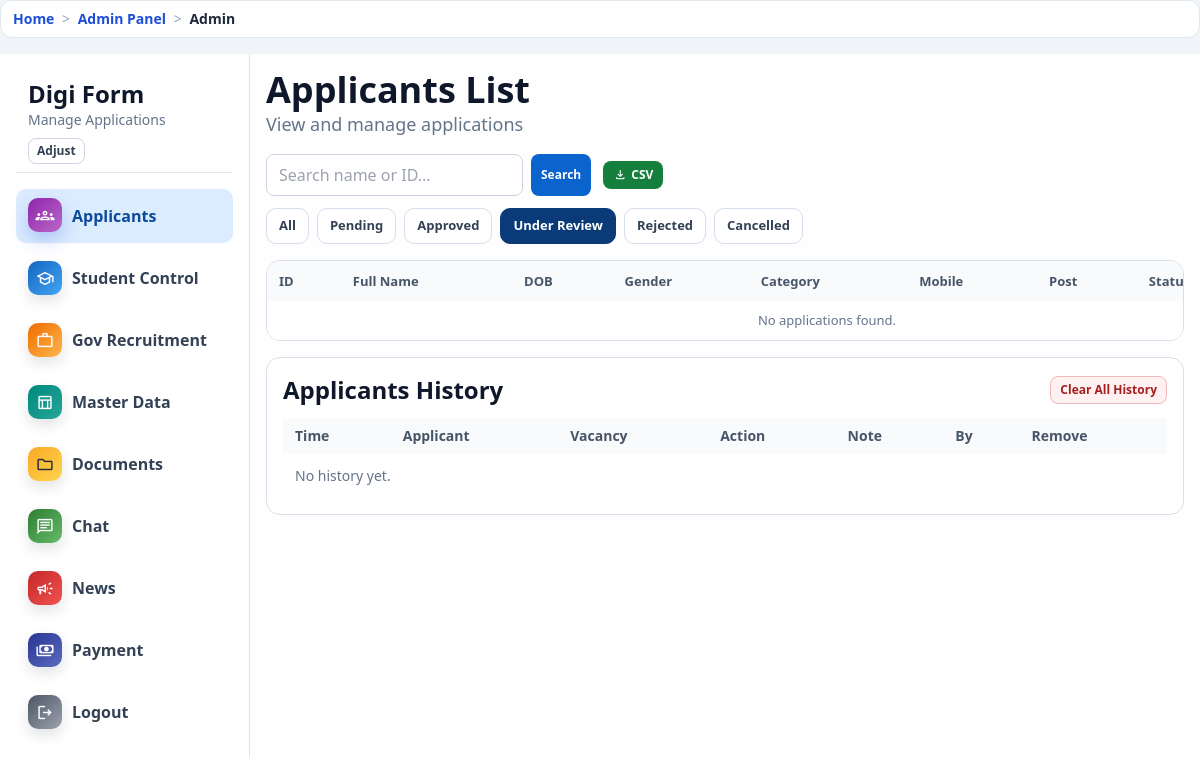
Page /admin-panel/applicants/?status=under_review&q= (signed in) on the earlier database version.
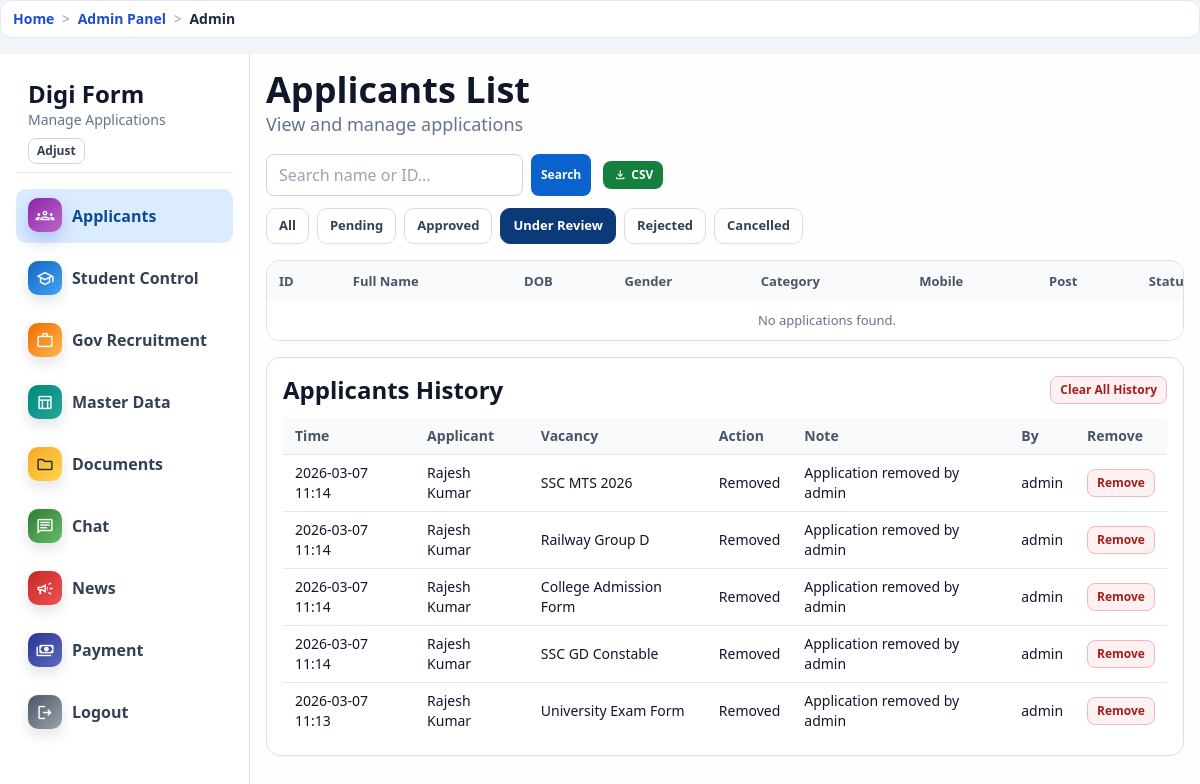
Same page on the later database version.
### accounts/models.py (models this page shows, shortened)
class ApplicationHistory(models.Model):
    ACTION_STATUS = "status_update"
    ACTION_CANCEL = "cancel"
    ACTION_REMOVE = "remove"
    ACTION_CHOICES = [
        (ACTION_STATUS, "Status Update"),
        (ACTION_CANCEL, "Cancelled"),
        (ACTION_REMOVE, "Removed"),
    ]
    application = models.ForeignKey(
        Application, null=True, blank=True, on_delete=models.SET_NULL, related_name="history_entries"
    )
    action = models.CharField(max_length=20, choices=ACTION_CHOICES, default=ACTION_STATUS)
    profile_name = models.CharField(max_length=150, blank=True)
    applicant_username = models.CharField(max_length=150, blank=True)
    vacancy_title = models.CharField(max_length=220, blank=True)
    actor_username = models.CharField(max_length=150, blank=True)
    note = models.CharField(max_length=300, blank=True)
    created_at = models.DateTimeField(auto_now_add=True)
    class Meta:
        ordering = ["-created_at", "-id"]

### core/views.py (the view)
# urls.py: path("admin-panel/applicants/", views.admin_applicants, name="admin_applicants"),
@login_required
def admin_applicants(request):
    if not _can_access_admin(request):
        messages.error(request, "Admin panel access allowed nahi hai.")
        return redirect("dashboard")
    query = request.GET.get("q", "").strip()
    status = request.GET.get("status", "all").strip() or "all"
    applications = _filtered_applications(query, status)
    for app in applications:
        app.document_links = _collect_document_links(app)
    history_rows = list(ApplicationHistory.objects.all()[:120])
    context = {
        "applications": applications,
        "history_rows": history_rows,
        "query": query,
        "status": status,
        "status_choices": [("all", "All")] + list(Application.STATUS_CHOICES),
        "is_admin_user": True,
    }
    return render(request, "portal_main/admin_applicants.html", context)

### core/context_processors.py (called while the page is built)
def _humanize_slug(text):
    value = str(text or "").strip().replace("-", " ").replace("_", " ")
    if value.isdigit():
        return f"#{value}"
    return value.title() if value else "Page"

def breadcrumbs(request):
    path = (getattr(request, "path", "") or "/").split("?", 1)[0]
    if not path.startswith("/"):
        path = f"/{path}"
    crumbs = [{"label": "Home", "url": "/"}]
    if path == "/":
        return {"breadcrumbs": crumbs}
    running = ""
    for part in [p for p in path.strip("/").split("/") if p]:
        running += f"/{part}"
        url = f"{running}/"
        label = _humanize_slug(part)
        try:
            match = resolve(url)
            label = NAME_LABELS.get(match.url_name, label)
        except Resolver404:
            pass
        crumbs.append({"label": label, "url": url})
    deduped = [crumbs[0]]
    for item in crumbs[1:]:
        if item["label"] == deduped[-1]["label"] and item["url"] == deduped[-1]["url"]:
            continue
        deduped.append(item)
    return {"breadcrumbs": deduped}

### core/views.py (called while the page is built)
def _is_admin_user(user):
    return bool(user and (user.is_superuser or user.is_staff))

### templates/portal_main/admin_applicants.html (shortened to what the changed rows need)
{% extends 'base.html' %}
{% block body_class %}min-h-screen bg-slate-100 text-slate-900{% endblock %}
{% block page_container_class %}max-w-[1400px] mx-auto p-0{% endblock %}
{% block content %}
<div id="adminLayout" class="layout">
  <main class="panel">
    <h1 class="text-3xl md:text-4xl font-black">Applicants List</h1>
    <div class="tabs mt-3">
      {% for value, label in status_choices %}
      <a href="{% url 'admin_applicants' %}?status={{ value }}&q={{ query }}" class="tab {% if status == value %}active{% endif %}">{{ label }}</a>
      {% endfor %}
    </div>
    <section class="block mt-4 table-wrap">
      <table class="w-full text-left app-table">
        <thead class="bg-slate-50 text-slate-600 text-sm">
          <tr>
            <th>ID</th>
            <th>Full Name</th>
            <th>DOB</th>
            <th>Gender</th>
            <th>Category</th>
            <th>Mobile</th>
            <th>Post</th>
            <th>Status</th>
          </tr>
        </thead>
      </table>
    </section>
    <section class="block mt-4 p-4">
      <div class="flex flex-wrap items-center justify-between gap-2">
        <h2 class="text-2xl font-black">Applicants History</h2>
      </div>
      <div class="mt-3 table-wrap">
        <table class="w-full text-left text-sm">
          <thead class="bg-slate-50 text-slate-600">
            <tr>
              <th class="px-3 py-2">Time</th>
              <th class="px-3 py-2">Applicant</th>
              <th class="px-3 py-2">Vacancy</th>
              <th class="px-3 py-2">Action</th>
              <th class="px-3 py-2">Note</th>
              <th class="px-3 py-2">By</th>
              <th class="px-3 py-2">Remove</th>
            </tr>
          </thead>
          <tbody>
            {% for h in history_rows %}
            <tr class="border-t border-slate-200" data-history-row="{{ h.id }}">
              <td class="px-3 py-2">{{ h.created_at|date:"Y-m-d H:i" }}</td>
              <td class="px-3 py-2">{{ h.profile_name|default:h.applicant_username }}</td>
              <td class="px-3 py-2">{{ h.vacancy_title }}</td>
              <td class="px-3 py-2">{{ h.get_action_display }}</td>
              <td class="px-3 py-2">{{ h.note }}</td>
              <td class="px-3 py-2">{{ h.actor_username }}</td>
              <td class="px-3 py-2">
                <form method="post" action="{% url 'admin_remove_history_entry' h.id %}" class="js-history-remove" data-history-id="{{ h.id }}">
                  <button type="submit" class="btn btn-red">Remove</button>
                </form>
              </td>
            </tr>
            {% empty %}
            <tr><td colspan="7" class="px-3 py-3 text-slate-500">No history yet.</td></tr>
            {% endfor %}
          </tbody>
        </table>
      </div>
    </section>
  </main>
</div>
{% endblock %}

Differences in the rows shown:
added ApplicationHistory: created_at "2026-03-07 11:14", profile_name "Rajesh Kumar", vacancy_title "SSC MTS 2026", action "Removed", note "Application removed by admin", actor_username "admin"
added ApplicationHistory: created_at "2026-03-07 11:14", profile_name "Rajesh Kumar", vacancy_title "Railway Group D", action "Removed", note "Application removed by admin", actor_username "admin"
added ApplicationHistory: created_at "2026-03-07 11:14", profile_name "Rajesh Kumar", vacancy_title "College Admission Form", action "Removed", note "Application removed by admin", actor_username "admin"
added ApplicationHistory: created_at "2026-03-07 11:14", profile_name "Rajesh Kumar", vacancy_title "SSC GD Constable", action "Removed", note "Application removed by admin", actor_username "admin"
added ApplicationHistory: created_at "2026-03-07 11:13", profile_name "Rajesh Kumar", vacancy_title "University Exam Form", action "Removed", note "Application removed by admin", actor_username "admin"
Other differences:
text no longer shown: "No history yet."
